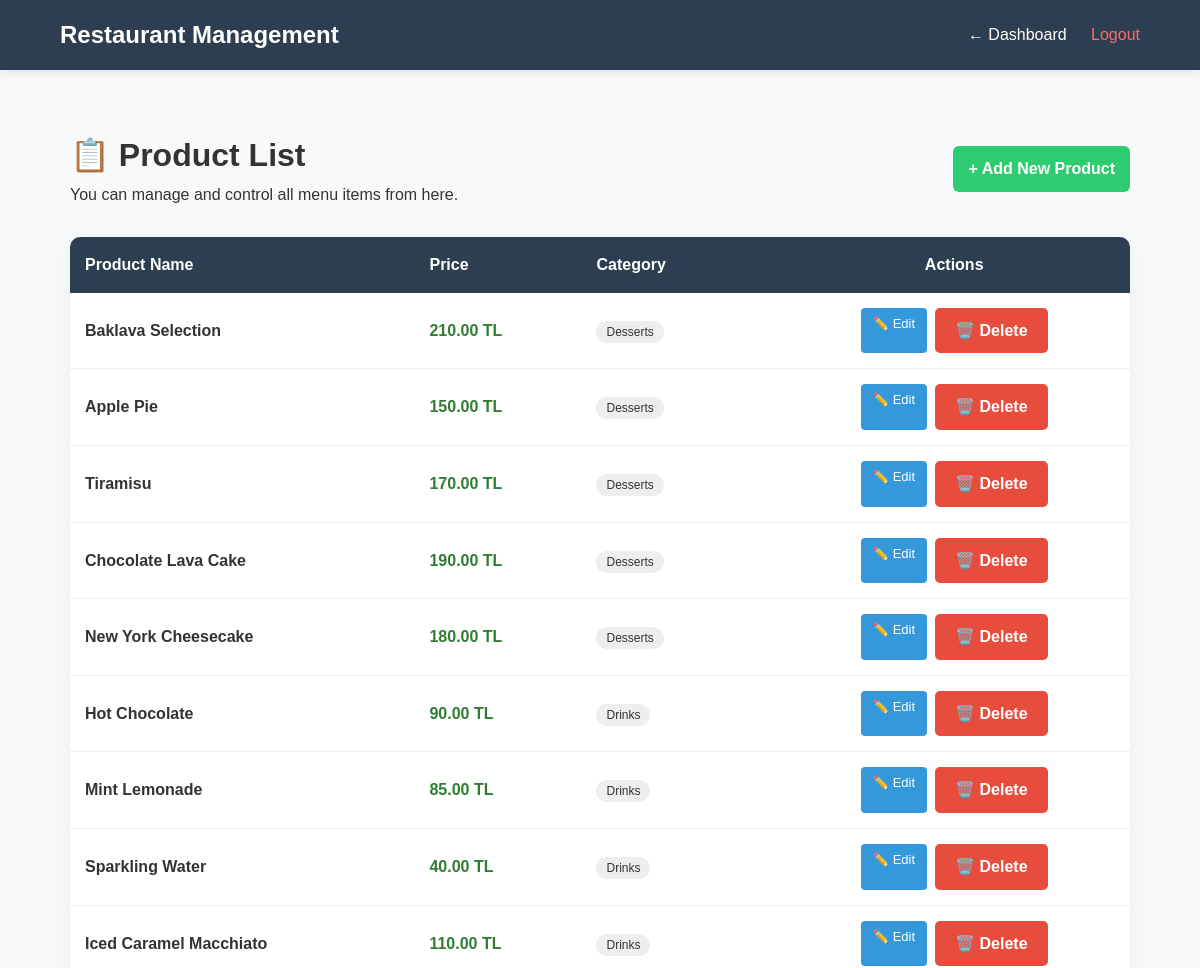
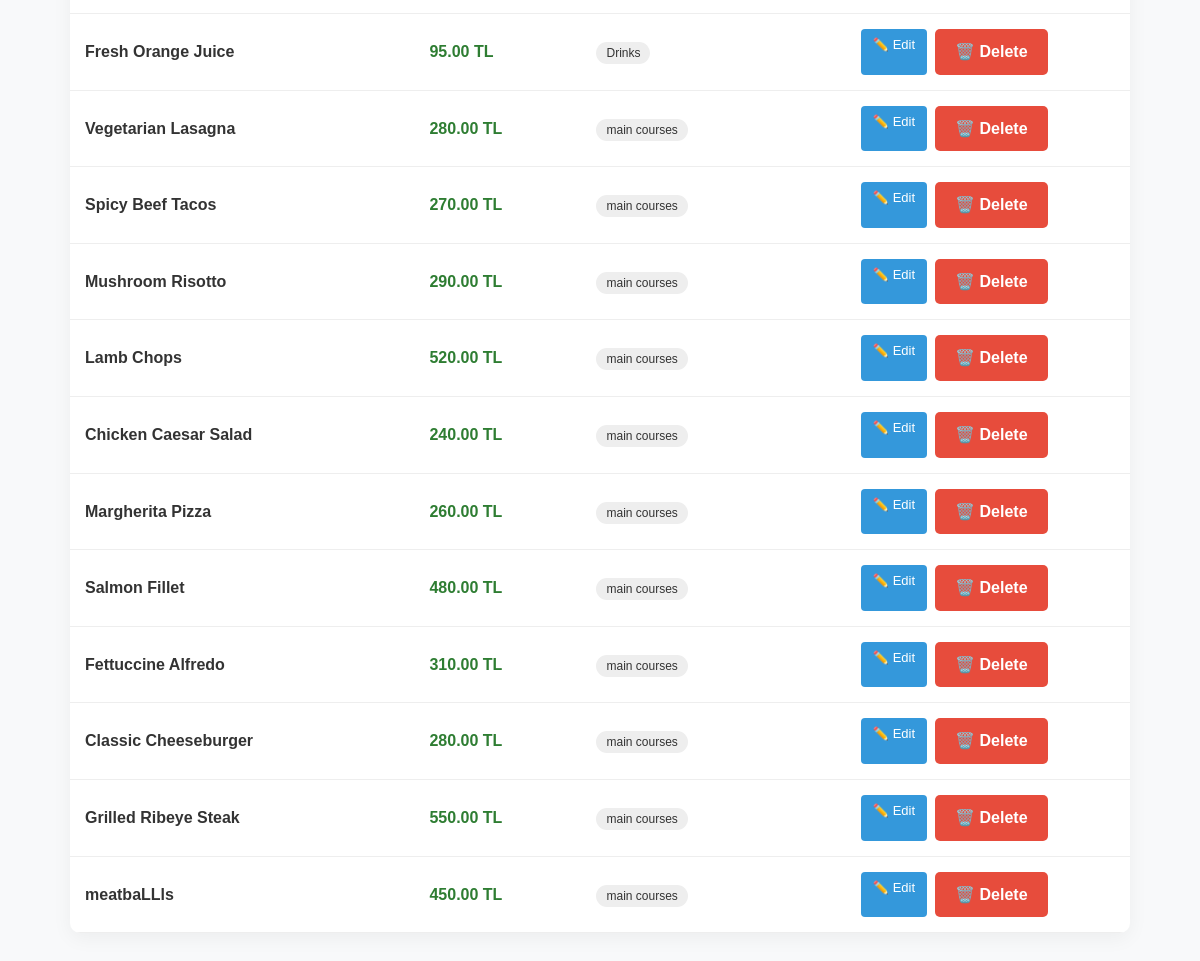
Page /admin/manage_products.php (signed in) on the earlier database version (2 pictures, top to bottom).
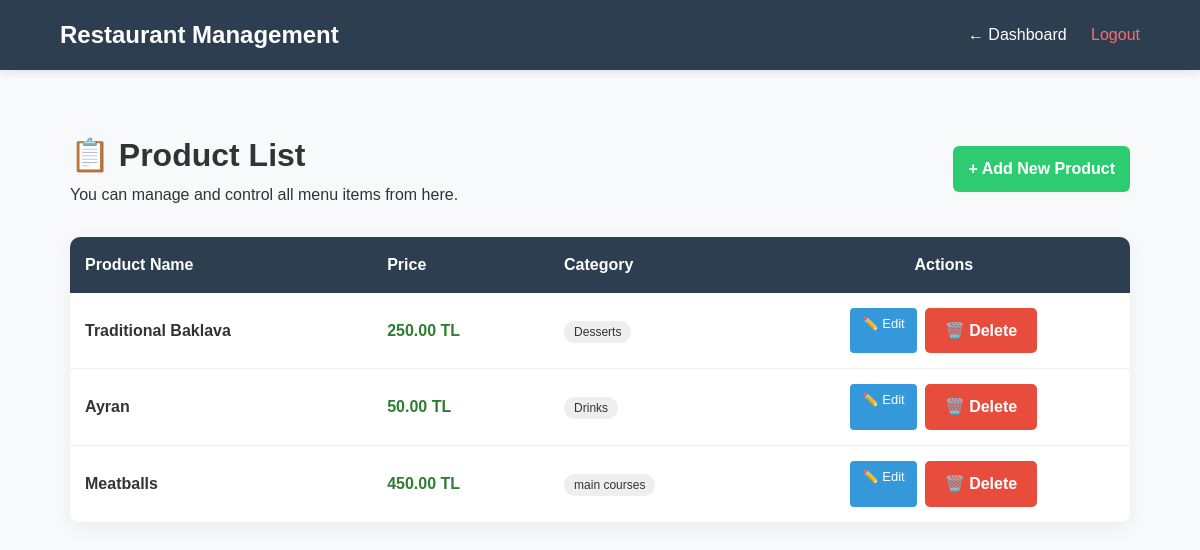
Same page on the later database version.
### tables this page shows
CREATE TABLE IF NOT EXISTS menu (
    product_id INT AUTO_INCREMENT PRIMARY KEY,
    product_name VARCHAR(100) NOT NULL,
    Price DECIMAL(10,2) NOT NULL,
    description TEXT,
    category_id INT NOT NULL,
    user_id INT NOT NULL,
    image_url VARCHAR(255),
    FOREIGN KEY (user_id) REFERENCES users(user_id) ON DELETE CASCADE,
    FOREIGN KEY (category_id) REFERENCES categories(category_id) ON DELETE CASCADE
);

CREATE TABLE IF NOT EXISTS categories (
    category_id INT AUTO_INCREMENT PRIMARY KEY,
    category_name VARCHAR(100) NOT NULL 
);

### admin/manage_products.php (the view, shortened to what this page needs)
<?php
include __DIR__ . '/../config/db.php';
$sql = "SELECT m.*, c.category_name FROM menu m
        JOIN categories c ON m.category_id = c.category_id
        ORDER BY m.product_id DESC";
$result = mysqli_query($conn, $sql);
?>
<!DOCTYPE html>
<html lang="en">
<head>
    <link rel="stylesheet" href="../css/style.css">
</head>
<body>
    <div class="admin-navbar">
        <h2>Restaurant Management</h2>
        <div class="nav-links">
            <a href="dashboard.php">← Dashboard</a>
            <a href="../logout.php" style="color: #ff6b6b;">Logout</a>
        </div>
    </div>
    <div class="admin-container">
        <header style="display: flex; justify-content: space-between; align-items: center; margin-bottom: 30px;">
            <div>
                <h1>📋 Product List</h1>
                <p>You can manage and control all menu items from here.</p>
            </div>
            <a href="add_product.php" class="btn btn-add" style="background-color: #2ecc71; color: white; padding: 10px 15px; border-radius: 6px; text-decoration: none; font-weight: 600;">+ Add New Product</a>
        </header>
        <table>
            <thead>
                <tr>
                    <th>Product Name</th>
                    <th>Price</th>
                    <th>Category</th>
                    <th style="text-align: center;">Actions</th>
                </tr>
            </thead>
            <tbody>
                <?php if ($result && mysqli_num_rows($result) > 0): ?>
                    <?php while($row = mysqli_fetch_assoc($result)): ?>
                    <tr>
                        <td><strong><?php echo htmlspecialchars($row['product_name']); ?></strong></td>
                        <td style="color: #2e7d32; font-weight: 600;"><?php echo $row['Price']; ?> TL</td>
                        <td><span style="background: #eee; padding: 4px 10px; border-radius: 20px; font-size: 12px;"><?php echo htmlspecialchars($row['category_name']); ?></span></td>
                        <td style="text-align: center;">
                            <div class="action-links">
                                <a href="update_product.php?id=<?php echo $row['product_id']; ?>" class="btn btn-update">✏️ Edit</a>
                                <a href="manage_products.php?delete_id=<?php echo $row['product_id']; ?>"
                                   class="btn btn-delete"
                                   onclick="return confirm('Are you sure you want to delete this product?')">🗑️ Delete</a>
                            </div>
                        </td>
                    </tr>
                    <?php endwhile; ?>
                <?php else: ?>
                    <tr>
                        <td colspan="4" style="text-align: center; padding: 20px; color: #999;">No products found in the menu.</td>
                    </tr>
                <?php endif; ?>
            </tbody>
        </table>
    </div>
</body>
</html>

### css/style.css (style rules this page uses)
* { margin: 0; padding: 0; box-sizing: border-box; font-family: 'Poppins', sans-serif; }
body { background-color: #f8f9fa; color: #333; line-height: 1.6; }
.admin-navbar { background-color: #2c3e50; color: white; padding: 1rem 5%; display: flex; justify-content: space-between; align-items: center; box-shadow: 0 2px 10px rgba(0,0,0,0.1); }
.admin-navbar a { color: white; text-decoration: none; margin-left: 20px; font-weight: 500; transition: 0.3s; }
.admin-container { max-width: 1100px; margin: 40px auto; padding: 20px; }
table { width: 100%; border-collapse: collapse; background: white; border-radius: 10px; overflow: hidden; box-shadow: 0 5px 20px rgba(0,0,0,0.05); margin-top: 20px; }
th { background-color: #2c3e50; color: white; padding: 15px; text-align: left; }
td { padding: 15px; border-bottom: 1px solid #eee; }
.btn { padding: 10px 20px; border-radius: 5px; text-decoration: none; font-weight: 600; display: inline-block; cursor: pointer; border: none; transition: 0.3s; }
.btn-add { background-color: #27ae60; color: white; }
.btn-delete { background-color: #e74c3c; color: white; }

### admin/manage_products.php (style rules this page uses)
.action-links { display: flex; justify-content: center; gap: 8px; }
.btn-update { background-color: #3498db; color: white; padding: 6px 12px; border-radius: 4px; text-decoration: none; font-size: 13px; font-weight: 500; }

Differences in the rows shown:
removed menu: product_name "Baklava Selection", Price "210.00", category.category_name "Desserts"
removed menu: product_name "Apple Pie", Price "150.00", category.category_name "Desserts"
removed menu: product_name "Tiramisu", Price "170.00", category.category_name "Desserts"
removed menu: product_name "Chocolate Lava Cake", Price "190.00", category.category_name "Desserts"
removed menu: product_name "New York Cheesecake", Price "180.00", category.category_name "Desserts"
removed menu: product_name "Hot Chocolate", Price "90.00", category.category_name "Drinks"
removed menu: product_name "Mint Lemonade", Price "85.00", category.category_name "Drinks"
removed menu: product_name "Sparkling Water", Price "40.00", category.category_name "Drinks"
removed menu: product_name "Iced Caramel Macchiato", Price "110.00", category.category_name "Drinks"
removed menu: product_name "Fresh Orange Juice", Price "95.00", category.category_name "Drinks"
removed menu: product_name "Vegetarian Lasagna", Price "280.00", category.category_name "main courses"
removed menu: product_name "Spicy Beef Tacos", Price "270.00", category.category_name "main courses"
removed menu: product_name "Mushroom Risotto", Price "290.00", category.category_name "main courses"
removed menu: product_name "Lamb Chops", Price "520.00", category.category_name "main courses"
removed menu: product_name "Chicken Caesar Salad", Price "240.00", category.category_name "main courses"
removed menu: product_name "Margherita Pizza", Price "260.00", category.category_name "main courses"
removed menu: product_name "Salmon Fillet", Price "480.00", category.category_name "main courses"
removed menu: product_name "Fettuccine Alfredo", Price "310.00", category.category_name "main courses"
removed menu: product_name "Classic Cheeseburger", Price "280.00", category.category_name "main courses"
removed menu: product_name "Grilled Ribeye Steak", Price "550.00", category.category_name "main courses"
added menu: product_name "Traditional Baklava", Price "250.00", category.category_name "Desserts"
added menu: product_name "Ayran", Price "50.00", category.category_name "Drinks"
changed menu "main courses": product_name "meatbaLLls" → "Meatballs"
